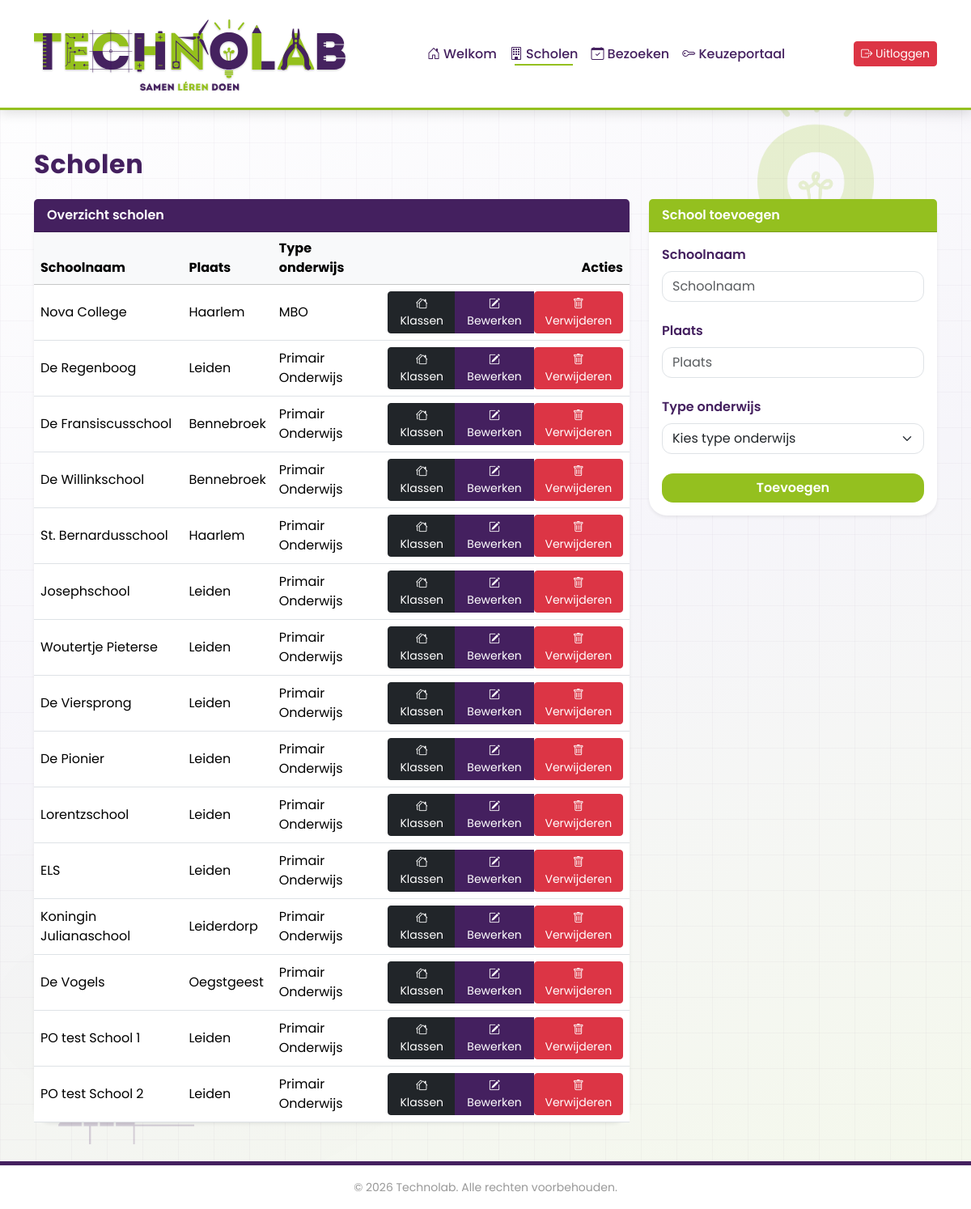
The app's page /scholen.php (signed in) with its own data.
### tables this page shows
CREATE TABLE `school` (
  `school_id` smallint(6) NOT NULL,
  `schoolnaam` varchar(100) NOT NULL,
  `plaats` varchar(100) NOT NULL,
  `type_onderwijs` set('Primair Onderwijs','Voortgezet Onderwijs','MBO') DEFAULT NULL
);

### includes/functions.php (called while the page is built, shortened)
<?php
function e(mixed $waarde): string
{
    return htmlspecialchars((string)$waarde, ENT_QUOTES, 'UTF-8');
}

### scholen.php (the view, shortened to what this page needs)
<?php
require 'includes/header.php';
$school_resultaat = $conn->query("SELECT * FROM school");
$gemarkeerde_school_id = null;
?>
<div class="ttr-app">
    <div class="container py-5">
        <div class="row mb-4">
            <div class="col d-flex justify-content-between align-items-center">
                <h2 class="fw-bold text-primary mb-0">Scholen</h2>
            </div>
        </div>
        <div class="row g-4">
            <div class="col-12 col-lg-8">
                <div class="card shadow-sm h-100">
                    <div class="card-header bg-primary text-white fw-semibold">
                        Overzicht scholen
                    </div>
                    <div class="card-body p-0">
                        <div class="table-responsive">
                            <table class="table table-hover align-middle mb-0">
                                <thead class="table-light">
                                    <tr>
                                        <th>Schoolnaam</th>
                                        <th>Plaats</th>
                                        <th>Type onderwijs</th>
                                        <th class="text-end">Acties</th>
                                    </tr>
                                </thead>
                                <tbody>
                                    <?php while ($school = $school_resultaat->fetch_assoc()): ?>
                                        <tr<?= ($gemarkeerde_school_id === (int)$school['school_id']) ? ' class="table-warning"' : '' ?>>
                                            <td><?= e($school['schoolnaam']) ?></td>
                                            <td><?= e($school['plaats']) ?></td>
                                            <td>
                                                <span><?= e($school['type_onderwijs']) ?></span>
                                            </td>
                                            <td class="text-end">
                                                <div class="btn-group" role="group" aria-label="Acties">
                                                    <a href="klassen.php?school_id=<?= (int)$school['school_id'] ?>"
                                                        class="btn btn-dark btn-sm">
                                                        <i class="bi bi-houses"></i> Klassen
                                                    </a>
                                                    <a href="scholen.php?edit=<?= (int)$school['school_id'] ?>"
                                                        class="btn btn-primary btn-sm">
                                                        <i class="bi bi-pencil-square"></i> Bewerken
                                                    </a>
                                                    <form method="post" class="d-inline" onsubmit="return confirm('Weet je het zeker?');">
                                                        <button type="submit" class="btn btn-danger btn-sm">
                                                            <i class="bi bi-trash"></i> Verwijderen
                                                        </button>
                                                    </form>
                                                </div>
                                            </td>
                                            </tr>
                                        <?php endwhile; ?>
                                </tbody>
                            </table>
                        </div>
                    </div>
                </div>
            </div>
            <div class="col-12 col-lg-4">
                <?php if (!isset($_GET['edit'])): ?>
                    <div class="card shadow-sm mb-4 mb-lg-0">
                        <div class="card-header bg-success text-white fw-semibold">
                            School toevoegen
                        </div>
                        <div class="card-body">
                            <form method="post" class="row g-3">
                                <div class="col-12 mb-2">
                                    <label for="schoolnaam" class="form-label">Schoolnaam</label>
                                    <input
                                        type="text"
                                        name="schoolnaam"
                                        id="schoolnaam"
                                        class="form-control form-input"
                                        placeholder="Schoolnaam"
                                        required>
                                </div>
                                <div class="col-12 mb-2">
                                    <label for="plaats" class="form-label">Plaats</label>
                                    <input
                                        type="text"
                                        name="plaats"
                                        id="plaats"
                                        class="form-control form-input"
                                        placeholder="Plaats"
                                        required>
                                </div>
                                <div class="col-12 mb-3">
                                    <label for="type_onderwijs" class="form-label">Type onderwijs</label>
                                    <select
                                        name="type_onderwijs"
                                        id="type_onderwijs"
                                        class="form-control form-select"
                                        required>
                                        <option value="" disabled selected>Kies type onderwijs</option>
                                    </select>
                                </div>
                                <div class="col-12 d-grid mt-2">
                                    <button type="submit" name="add" class="btn btn-success w-100">
                                        Toevoegen
                                    </button>
                                </div>
                            </form>
                        </div>
                    </div>
                <?php endif; ?>
            </div>
        </div>
    </div>
</div>
<?php require 'includes/footer.php'; ?>

### css/index.css (style rules this page uses)
:root { --tl-purple: #44205F; --tl-green: #94C01F; --tl-white: #ffffff; --tl-purple-light: rgba(68, 32, 95, 0.10); --tl-purple-dark: rgba(68, 32, 95, 0.08); --tl-green-light: rgba(148, 192, 31, 0.15); }
body.ttr-app { background: radial-gradient(900px 520px at -8% -14%, rgba(148, 192, 31, 0.22) 0%, rgba(148, 192, 31, 0) 62%), radial-gradient(920px 560px at 108% -12%, rgba(68, 32, 95, 0.24) 0%, rgba(68, 32, 95, 0) 63%), linear-gradient(160deg, #ffffff 0%, #f6f5fa 50%, #f4f8eb 100%); font-family: "Poppins", sans-serif; color: #2b2b2b; min-height: 100vh; display: flex; flex-direction: column; }
div.ttr-app { background: transparent; }
body.ttr-app::before { content: ""; position: fixed; inset: 0; pointer-events: none; z-index: -1; background-image: linear-gradient(rgba(68, 32, 95, 0.06) 1px, transparent 1px), linear-gradient(90deg, rgba(68, 32, 95, 0.06) 1px, transparent 1px); background-size: 44px 44px, 44px 44px; background-position: 0 0, 0 0; opacity: 0.55; }
body.ttr-app::after { content: ""; position: fixed; inset: 0; pointer-events: none; z-index: -1; background-image: url("../images/cartoons/lampje_groen.png"), url("../images/cartoons/geodriehoek_paars.png"), url("../images/cartoons/reageerbuisje_groen.png"), url("../images/cartoons/puzzel_wit.png"), radial-gradient(420px 250px at 15% 84%, rgba(68, 32, 95, 0.11), rgba(68, 32, 95, 0)), radial-gradient(500px 280px at 86% 84%, rgba(148, 192, 31, 0.15), rgba(148, 192, 31, 0)); background-repeat: no-repeat, no-repeat, no-repeat, no-repeat, no-repeat, no-repeat; background-position: clamp(42px, 8vw, 118px) clamp(34px, 8vh, 104px), clamp(10px, 3vw, 42px) clamp(50vh, 56vh, 62vh), calc(100% - clamp(72px, 9vw, 128px)) clamp(56vh, 64vh, 72vh), calc(100% - clamp(96px, 11vw, 164px)) clamp(28px, 7vh, 84px), 0 0, 0 0; background-size: clamp(112px, 10vw, 156px) auto, clamp(220px, 20vw, 300px) auto, clamp(92px, 8vw, 128px) auto, clamp(104px, 9vw, 144px) auto, auto, auto; opacity: 0.22; animation: mascotFloat 16s ease-in-out infinite; }
.ttr-app h2, .ttr-app h5 { color: var(--tl-purple); }
.ttr-app h2 { font-weight: 700; letter-spacing: 0.5px; }
.ttr-app .card { background: var(--tl-white); border-radius: 22px; border: none; box-shadow: 0 10px 28px rgba(0,0,0,0.08); transition: transform 0.25s ease, box-shadow 0.25s ease; animation: softFloat 8s ease-in-out infinite; }
.form-label { font-weight: 600; color: var(--tl-purple); }
.form-control, .form-select { border-radius: 12px; transition: border-color 0.15s ease, box-shadow 0.15s ease; }
.btn-success { background: var(--tl-green); color: var(--tl-white); border-radius: 14px; border: none; font-weight: 600; transition: transform 0.15s ease, box-shadow 0.15s ease; }
.bg-primary { background-color: var(--tl-purple) !important; }
.text-primary { color: var(--tl-purple) !important; }
.btn-primary { background-color: var(--tl-purple); border-color: var(--tl-purple); color: var(--tl-white); }
.bg-success { background-color: var(--tl-green) !important; }
body.ttr-app::after { background-image: url("../images/cartoons/geodriehoek_paars.png"), url("../images/cartoons/lampje_groen.png"), radial-gradient(520px 320px at 15% 84%, rgba(68, 32, 95, 0.06), rgba(68, 32, 95, 0)); background-repeat: no-repeat, no-repeat, no-repeat; background-position: clamp(12px, 6vw, 96px) calc(100% - clamp(48px, 10vh, 120px)), calc(100% - clamp(88px, 10vw, 160px)) calc(clamp(12px, 6vh, 64px) + 56px), 0 0; background-size: clamp(96px, 14vw, 220px) auto, clamp(84px, 12vw, 180px) auto, auto; opacity: 0.20 !important; animation: mascotFloat 18s ease-in-out infinite !important; transition: opacity 0.25s ease; z-index: -1; }

### records on screen
school: schoolnaam "Nova College", plaats "Haarlem", type_onderwijs "MBO"
school: schoolnaam "De Regenboog", plaats "Leiden", type_onderwijs "Primair Onderwijs"
school: schoolnaam "De Fransiscusschool", plaats "Bennebroek", type_onderwijs "Primair Onderwijs"
school: schoolnaam "De Willinkschool", plaats "Bennebroek", type_onderwijs "Primair Onderwijs"
school: schoolnaam "St. Bernardusschool", plaats "Haarlem", type_onderwijs "Primair Onderwijs"
school: schoolnaam "Josephschool", plaats "Leiden", type_onderwijs "Primair Onderwijs"
school: schoolnaam "Woutertje Pieterse", plaats "Leiden", type_onderwijs "Primair Onderwijs"
school: schoolnaam "De Viersprong", plaats "Leiden", type_onderwijs "Primair Onderwijs"
school: schoolnaam "De Pionier", plaats "Leiden", type_onderwijs "Primair Onderwijs"
school: schoolnaam "Lorentzschool", plaats "Leiden", type_onderwijs "Primair Onderwijs"
school: schoolnaam "ELS", plaats "Leiden", type_onderwijs "Primair Onderwijs"
school: schoolnaam "Koningin Julianaschool", plaats "Leiderdorp", type_onderwijs "Primair Onderwijs"
school: schoolnaam "De Vogels", plaats "Oegstgeest", type_onderwijs "Primair Onderwijs"
school: schoolnaam "PO test School 1", plaats "Leiden", type_onderwijs "Primair Onderwijs"
school: schoolnaam "PO test School 2", plaats "Leiden", type_onderwijs "Primair Onderwijs"
